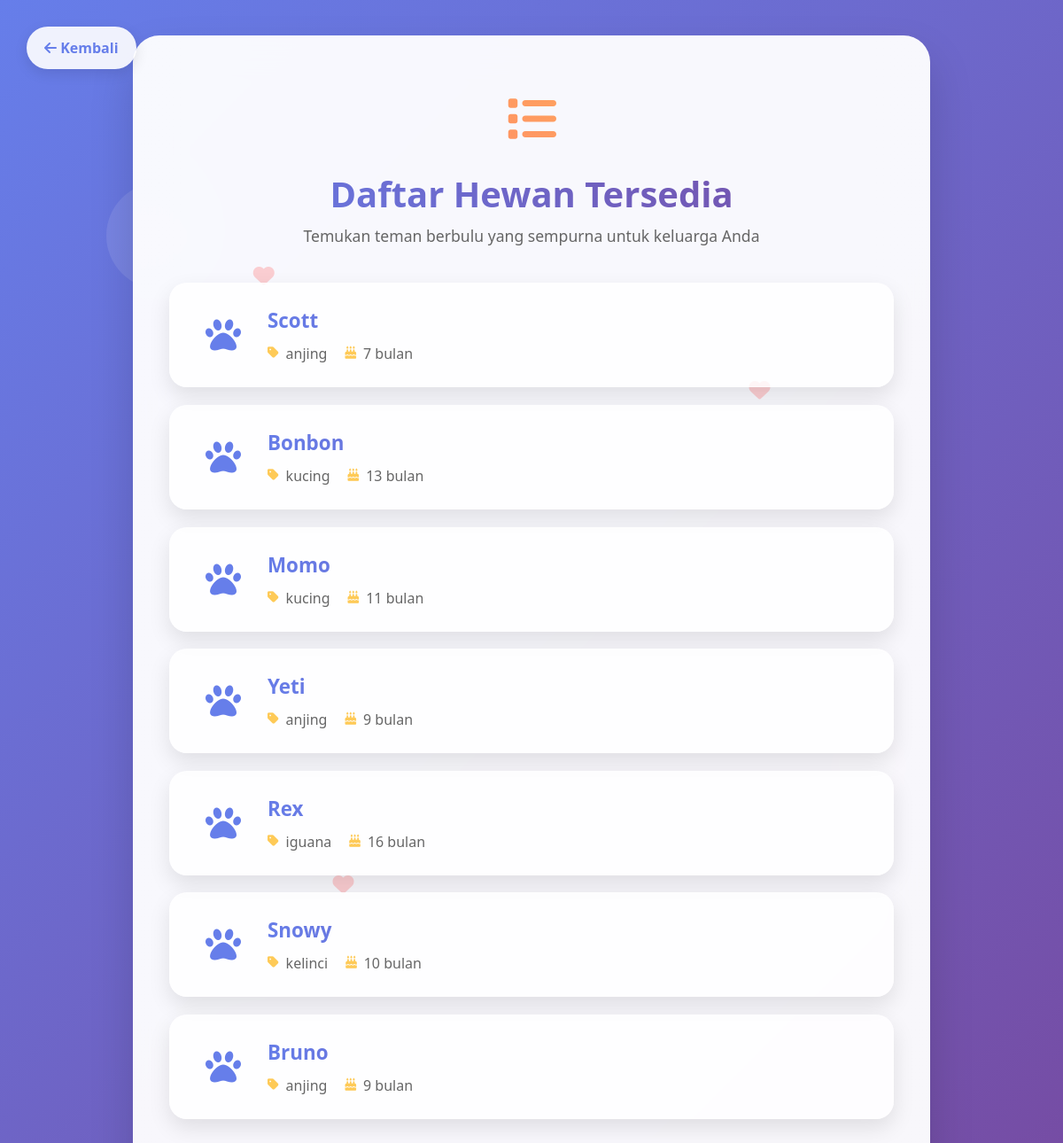
/daftar-hewan/, run on the app's committed database.
### adopsi/models.py (models this page shows, shortened)
class Hewan(models.Model):
    JENIS_CHOICES = [
        ('kucing', 'Kucing'),
        ('anjing', 'Anjing'),
        ('kelinci', 'Kelinci'),
        ('hamster', 'Hamster'),
        ('iguana', 'Iguana'),
        ('landak', 'Landak'),
    ]
    STATUS_CHOICES = [
        ('Tersedia', 'Tersedia'),
        ('Diproses', 'Diproses'),
        ('Diadopsi', 'Diadopsi'),
    ]
    nama = models.CharField(max_length=100)
    jenis = models.CharField(max_length=10, choices=JENIS_CHOICES)
    umur = models.PositiveIntegerField(
        validators=[MinValueValidator(1), MaxValueValidator(300)],
        help_text="Umur dalam bulan"
    )
    deskripsi = models.TextField()
    foto = models.ImageField(upload_to='foto_hewan/', blank=True, null=True)
    status = models.CharField(max_length=20, choices=STATUS_CHOICES, default='Tersedia')
    tanggal_dibuat = models.DateTimeField(auto_now_add=True)
    tanggal_diupdate = models.DateTimeField(auto_now=True)
    class Meta:
        verbose_name = "Hewan"
        verbose_name_plural = "Hewan"
        ordering = ['-tanggal_dibuat']

### adopsi/views.py (the view)
# urls.py: path('daftar-hewan/', views.daftar_hewan, name='daftar_hewan'),
def daftar_hewan(request):
    hewans = Hewan.objects.filter(status='Tersedia')
    return render(request, 'adopsi/daftar_hewan.html', {'hewans': hewans})

### adopsi/templates/adopsi/daftar_hewan.html (shortened to what this page needs)
<!DOCTYPE html>
<html lang="id">
<head>
    <link href="https://cdn.jsdelivr.net/npm/bootstrap@5.3.0/dist/css/bootstrap.min.css" rel="stylesheet">
    <link href="https://cdnjs.cloudflare.com/ajax/libs/font-awesome/6.0.0/css/all.min.css" rel="stylesheet">
</head>
<body>
    <a href="/dashboard" class="back-btn">
        <i class="fas fa-arrow-left"></i> Kembali
    </a>
    <div class="background-elements">
    </div>
    <div class="main-container">
        <div class="main-card">
            <div class="decorative-elements">
                <i class="fas fa-heart heart-float"></i>
                <i class="fas fa-heart heart-float"></i>
                <i class="fas fa-heart heart-float"></i>
            </div>
            <div class="header-section">
                <div class="header-icon">
                    <i class="fas fa-list"></i>
                </div>
                <h1 class="header-title">Daftar Hewan Tersedia</h1>
                <p class="header-subtitle">Temukan teman berbulu yang sempurna untuk keluarga Anda</p>
            </div>
            <div class="animals-section">
                <ul class="animals-list">
                    {% for hewan in hewans %}
                        <li class="animal-item">
                            <a href="{% url 'detail_hewan' hewan.pk %}" class="animal-link">
                                <div class="animal-icon">
                                    {% if hewan.jenis == 'Kucing' %}
                                        <i class="fas fa-cat"></i>
                                    {% elif hewan.jenis == 'Anjing' %}
                                        <i class="fas fa-dog"></i>
                                    {% elif hewan.jenis == 'Kelinci' %}
                                        <i class="fas fa-rabbit"></i>
                                    {% elif hewan.jenis == 'Burung' %}
                                        <i class="fas fa-dove"></i>
                                    {% elif hewan.jenis == 'Hamster' %}
                                        <i class="fas fa-mouse"></i>
                                    {% else %}
                                        <i class="fas fa-paw"></i>
                                    {% endif %}
                                </div>
                                <div class="animal-info">
                                    <div class="animal-name">{{ hewan.nama }}</div>
                                    <div class="animal-details">
                                        <div class="animal-detail">
                                            <i class="fas fa-tag"></i>
                                            <span>{{ hewan.jenis }}</span>
                                        </div>
                                        <div class="animal-detail">
                                            <i class="fas fa-birthday-cake"></i>
                                            <span>{{ hewan.umur }} bulan</span>
                                        </div>
                                    </div>
                                </div>
                            </a>
                        </li>
                    {% endfor %}
                </ul>
            </div>
        </div>
    </div>
</body>
</html>

### adopsi/templates/adopsi/daftar_hewan.html (style rules this page uses)
* { margin: 0; padding: 0; box-sizing: border-box; }
body { background: linear-gradient(135deg, #667eea 0%, #764ba2 100%); min-height: 100vh; font-family: 'Segoe UI', Tahoma, Geneva, Verdana, sans-serif; overflow-x: hidden; position: relative; }
.background-elements { position: fixed; top: 0; left: 0; width: 100%; height: 100%; z-index: 1; pointer-events: none; }
.main-container { position: relative; min-height: 100vh; z-index: 2; padding: 40px 20px; }
.main-card { background: rgba(255, 255, 255, 0.95); backdrop-filter: blur(20px); border-radius: 30px; padding: 50px 40px; box-shadow: 0 25px 50px rgba(0, 0, 0, 0.15); border: 1px solid rgba(255, 255, 255, 0.2); max-width: 900px; width: 100%; margin: 0 auto; animation: slideUp 1s ease-out; position: relative; overflow: hidden; }
.main-card::before { content: ''; position: absolute; top: -50%; left: -50%; width: 200%; height: 200%; background: linear-gradient(45deg, transparent, rgba(255, 255, 255, 0.1), transparent); transform: rotate(45deg); animation: shimmer 4s infinite; }
.header-section { text-align: center; margin-bottom: 40px; position: relative; z-index: 2; }
.header-icon { font-size: 3.5rem; background: linear-gradient(45deg, #ff6b6b, #feca57); -webkit-background-clip: text; -webkit-text-fill-color: transparent; background-clip: text; margin-bottom: 20px; animation: bounce 2s infinite; }
.header-title { font-size: 2.5rem; font-weight: 700; background: linear-gradient(45deg, #667eea, #764ba2); -webkit-background-clip: text; -webkit-text-fill-color: transparent; background-clip: text; margin-bottom: 10px; line-height: 1.2; }
.header-subtitle { font-size: 1.1rem; color: #666; margin-bottom: 0; }
.animals-section { position: relative; z-index: 2; }
.animals-list { list-style: none; padding: 0; margin: 0; }
.animal-item { background: rgba(255, 255, 255, 0.8); border-radius: 20px; margin-bottom: 20px; padding: 25px 30px; border: 1px solid rgba(255, 255, 255, 0.3); box-shadow: 0 10px 25px rgba(0, 0, 0, 0.1); transition: all 0.3s ease; position: relative; overflow: hidden; }
.animal-item::before { content: ''; position: absolute; top: 0; left: -100%; width: 100%; height: 100%; background: linear-gradient(90deg, transparent, rgba(102, 126, 234, 0.1), transparent); transition: left 0.5s ease; }
.animal-link { text-decoration: none; color: inherit; display: flex; align-items: center; gap: 20px; position: relative; z-index: 2; }
.animal-icon { font-size: 2.5rem; color: #667eea; min-width: 60px; text-align: center; animation: pulse 2s infinite; }
.animal-info { flex: 1; }
.animal-name { font-size: 1.4rem; font-weight: 600; color: #333; margin-bottom: 8px; background: linear-gradient(45deg, #667eea, #764ba2); -webkit-background-clip: text; -webkit-text-fill-color: transparent; background-clip: text; }
.animal-details { font-size: 1rem; color: #666; display: flex; gap: 20px; flex-wrap: wrap; }
.animal-detail { display: flex; align-items: center; gap: 8px; }
.animal-detail i { color: #feca57; font-size: 0.9rem; }
.decorative-elements { position: absolute; width: 100%; height: 100%; top: 0; left: 0; pointer-events: none; z-index: 1; }
.heart-float { position: absolute; font-size: 1.5rem; color: rgba(255, 107, 107, 0.3); animation: heartFloat 5s ease-in-out infinite; }
.heart-float:nth-child(1) { top: 20%; left: 15%; animation-delay: 0s; }
.heart-float:nth-child(2) { top: 30%; right: 20%; animation-delay: 2s; }
.heart-float:nth-child(3) { bottom: 25%; left: 25%; animation-delay: 4s; }
.back-btn { position: absolute; top: 30px; left: 30px; background: rgba(255, 255, 255, 0.9); border: none; border-radius: 50px; padding: 12px 20px; color: #667eea; text-decoration: none; font-weight: 600; transition: all 0.3s ease; box-shadow: 0 5px 15px rgba(0, 0, 0, 0.1); z-index: 3; }

### data on the page
Hewan: nama "Scott", jenis "anjing", umur "7"
Hewan: nama "Bonbon", jenis "kucing", umur "13"
Hewan: nama "Momo", jenis "kucing", umur "11"
Hewan: nama "Yeti", jenis "anjing", umur "9"
Hewan: nama "Rex", jenis "iguana", umur "16"
Hewan: nama "Snowy", jenis "kelinci", umur "10"
Hewan: nama "Bruno", jenis "anjing", umur "9"
